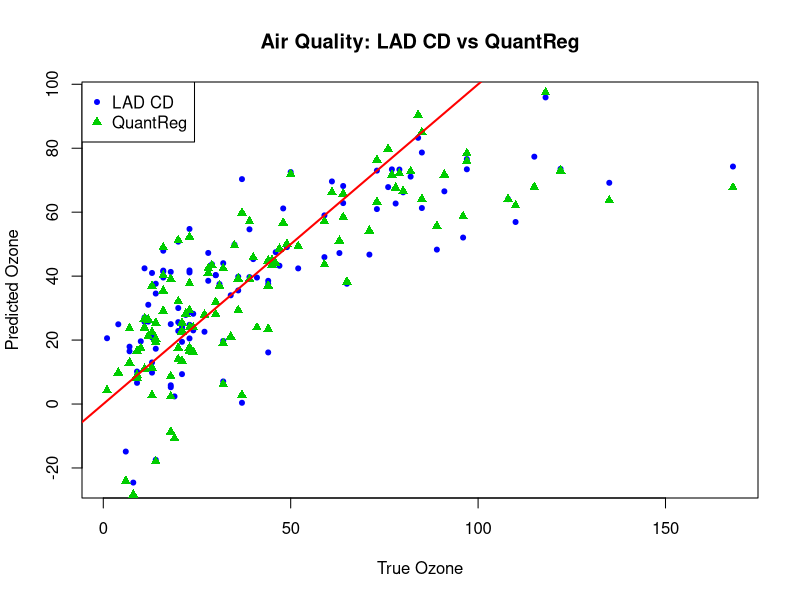
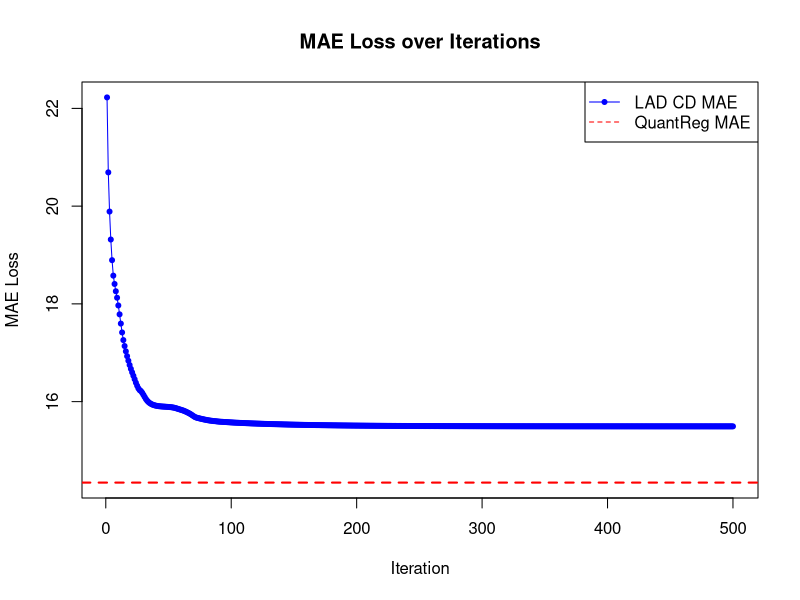

R code for these plots, in order:
## ===============================
## LAD vs QuantReg on AirQuality
## ===============================

library(datasets)
library(quantreg)
library(matrixStats)

# ---------- LAD Coordinate Descent Implementation ----------
LAD_CD <- function(X, y, max_iter = 500, tol = 1e-6) {
  n <- nrow(X)
  p <- ncol(X)
  
  beta <- rep(0, p)
  
  wmedian <- function(z, w) {
    matrixStats::weightedMedian(z, w = w)
  }
  
  loss_hist <- numeric(max_iter)
  
  for (iter in 1:max_iter) {
    beta_old <- beta
    
    # Intercept update
    r0 <- y - X[, -1, drop = FALSE] %*% beta[-1]
    beta[1] <- median(r0)
    
    # Slopes
    for (j in 2:p) {
      xj <- X[, j]
      nz <- which(xj != 0)  # avoid division by zero
      rj <- y - X[, -j, drop = FALSE] %*% beta[-j]
      z <- rj[nz] / xj[nz]
      w <- abs(xj[nz])
      beta[j] <- wmedian(z, w)
    }
    
    # Store loss
    y_pred <- X %*% beta
    loss_hist[iter] <- mean(abs(y - y_pred))
    
    # Convergence check
    if (sum(abs(beta - beta_old)) < tol) {
      loss_hist <- loss_hist[1:iter]
      break
    }
  }
  
  list(beta = beta, loss = loss_hist)
}

# ---------- Air Quality Data ----------
data("airquality")
df <- na.omit(airquality)   # remove missing rows
y <- df$Ozone
X <- as.matrix(cbind(1, df[, -which(names(df) == "Ozone")]))

# ---------- Fit Models ----------
set.seed(123)
t1 <- system.time(fit_cd <- LAD_CD(X, y, max_iter = 500))
beta_cd <- fit_cd$beta
loss_cd <- fit_cd$loss

t2 <- system.time(fit_rq <- rq(Ozone ~ ., data = df, method = "br"))
beta_rq <- coef(fit_rq)

# ---------- Predictions & MAE ----------
y_pred_cd <- X %*% beta_cd
y_pred_rq <- predict(fit_rq, newdata = df)

mae_cd <- mean(abs(y - y_pred_cd))
mae_rq <- mean(abs(y - y_pred_rq))
coef_dist <- sum(abs(beta_cd - beta_rq))

cat("MAE LAD_CD:", mae_cd, "\n")
cat("MAE QuantReg:", mae_rq, "\n")
cat("Coefficient distance:", coef_dist, "\n")
cat("Runtime LAD_CD:", t1["elapsed"], "s\n")
cat("Runtime QuantReg:", t2["elapsed"], "s\n")

# ---------- Plots ----------
# Pred vs True
plot(y, y_pred_cd, col="blue", pch=20, 
     xlab="True Ozone", ylab="Predicted Ozone",
     main="Air Quality: LAD CD vs QuantReg")
points(y, y_pred_rq, col="green3", pch=17)
abline(0,1,col="red", lwd=2)
legend("topleft", legend=c("LAD CD", "QuantReg"), 
       col=c("blue","green3"), pch=c(20,17))

# Loss convergence
plot(loss_cd, type="o", col="blue", pch=20,
     main="MAE Loss over Iterations",
     xlab="Iteration", ylab="MAE Loss",
     ylim=c(min(c(loss_cd, mae_rq)), max(loss_cd)))
abline(h=mae_rq, col="red", lty=2, lwd=2)
legend("topright", legend=c("LAD CD MAE", "QuantReg MAE"), 
       col=c("blue","red"), lty=c(1,2), pch=c(20,NA))
